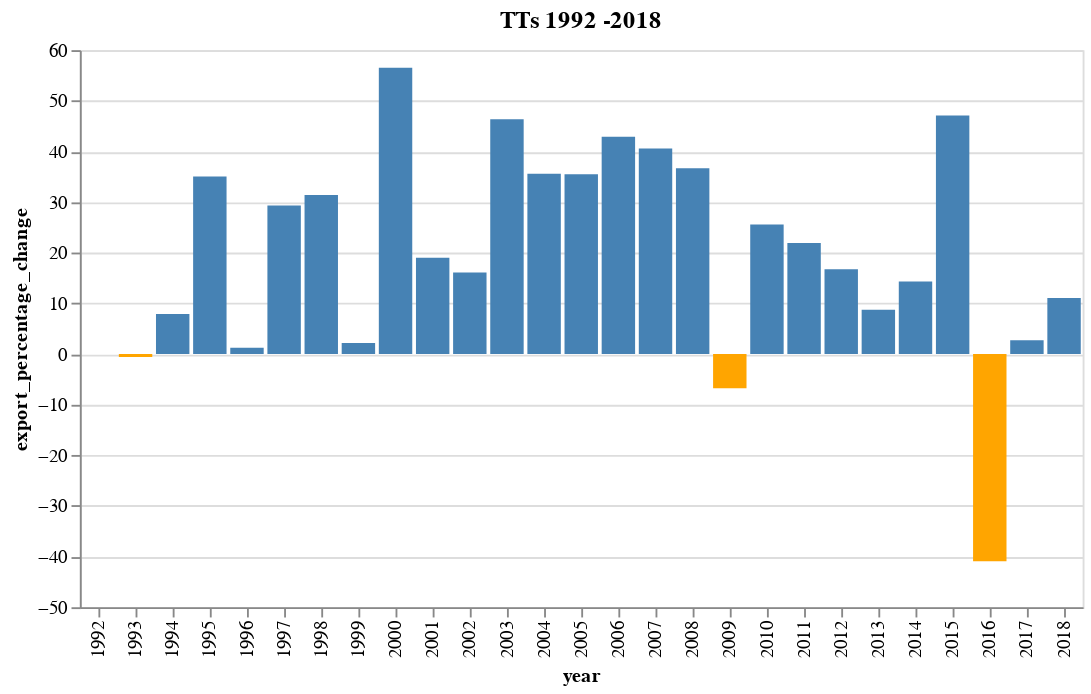

The notebook cell saved with this chart:
### Code cell
df = pd.DataFrame({
    'year': x_exp_year,
    'export_percentage_change': round(y_exp_percent, 2)
})

alt.Chart(df).mark_bar().encode(
    x='year:O',
    y='export_percentage_change:Q',
    tooltip = [alt.Tooltip('year:O'),
               alt.Tooltip('export_percentage_change:Q')
              ],
    color=alt.condition(
        alt.datum.export_percentage_change < 0,  # Sets a condition if percentage change is negative
        alt.value('orange'),     # which sets the bar orange.
        alt.value('steelblue')   # And if it's not true it sets the bar steelblue.
        )
).properties( #adds a title 
    title='TTs 1992 -2018'
).interactive()

### Figure 1 — Vega-Lite specification as saved in the notebook (floating-point values rounded to 4 significant figures)
{"config": {"view": {"continuousWidth": 400, "continuousHeight": 300}}, "data": {"name": "data-adf48a4c5124b8595e82ba5ec8dbb7c4"}, "mark": "bar", "encoding": {"color": {"condition": {"value": "orange", "test": "(datum.export_percentage_change < 0)"}, "value": "steelblue"}, "tooltip": [{"type": "ordinal", "field": "year"}, {"type": "quantitative", "field": "export_percentage_change"}], "x": {"type": "ordinal", "field": "year"}, "y": {"type": "quantitative", "field": "export_percentage_change"}}, "selection": {"selector002": {"type": "interval", "bind": "scales", "encodings": ["x", "y"]}}, "title": "TTs 1992 -2018", "$schema": "https://vega.github.io/schema/vega-lite/v4.8.1.json", "datasets": {"data-adf48a4c5124b8595e82ba5ec8dbb7c4": [{"year": 1992, "export_percentage_change": 0.0}, {"year": 1993, "export_percentage_change": -0.61}, {"year": 1994, "export_percentage_change": 7.88}, {"year": 1995, "export_percentage_change": 35.04}, {"year": 1996, "export_percentage_change": 1.22}, {"year": 1997, "export_percentage_change": 29.3}, {"year": 1998, "export_percentage_change": 31.38}, {"year": 1999, "export_percentage_change": 2.18}, {"year": 2000, "export_percentage_change": 56.5}, {"year": 2001, "export_percentage_change": 19.03}, {"year": 2002, "export_percentage_change": 16.08}, {"year": 2003, "export_percentage_change": 46.35}, {"year": 2004, "export_percentage_change": 35.61}, {"year": 2005, "export_percentage_change": 35.49}, {"year": 2006, "export_percentage_change": 42.9}, {"year": 2007, "export_percentage_change": 40.59}, {"year": 2008, "export_percentage_change": 36.7}, {"year": 2009, "export_percentage_change": -6.76}, {"year": 2010, "export_percentage_change": 25.55}, {"year": 2011, "export_percentage_change": 21.92}, {"year": 2012, "export_percentage_change": 16.75}, {"year": 2013, "export_percentage_change": 8.74}, {"year": 2014, "export_percentage_change": 14.33}, {"year": 2015, "export_percentage_change": 47.11}, {"year": 2016, "export_percentage_change": -40.92}, {"year": 2017, "export_percentage_change": 2.73}, {"year": 2018, "export_percentage_change": 11.06}]}}
